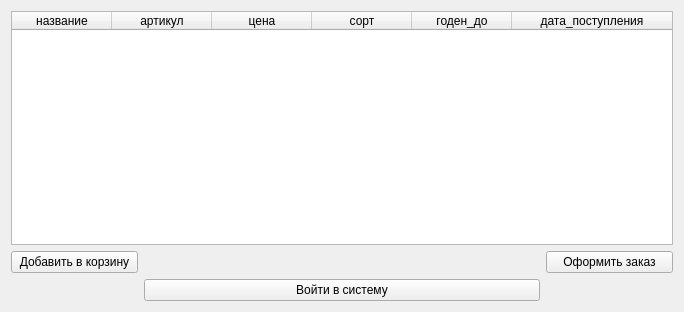
<?xml version="1.0" encoding="UTF-8"?>
<ui version="4.0">
 <class>CatalogBuyer</class>
 <widget class="QMainWindow" name="CatalogBuyer">
  <property name="geometry">
   <rect>
    <x>0</x>
    <y>0</y>
    <width>684</width>
    <height>312</height>
   </rect>
  </property>
  <property name="windowTitle">
   <string>Каталог Покупателя</string>
  </property>
  <widget class="QWidget" name="centralWidget">
   <layout class="QGridLayout" name="gridLayout">
    <item row="1" column="5">
     <widget class="QPushButton" name="buy">
      <property name="text">
       <string>Оформить заказ</string>
      </property>
     </widget>
    </item>
    <item row="0" column="1" colspan="5">
     <widget class="QTableWidget" name="table">
      <property name="horizontalScrollBarPolicy">
       <enum>Qt::ScrollBarAsNeeded</enum>
      </property>
      <property name="sizeAdjustPolicy">
       <enum>QAbstractScrollArea::AdjustToContents</enum>
      </property>
      <property name="sortingEnabled">
       <bool>true</bool>
      </property>
      <attribute name="horizontalHeaderStretchLastSection">
       <bool>true</bool>
      </attribute>
      <column>
       <property name="text">
        <string>название</string>
       </property>
      </column>
      <column>
       <property name="text">
        <string>артикул</string>
       </property>
      </column>
      <column>
       <property name="text">
        <string>цена</string>
       </property>
      </column>
      <column>
       <property name="text">
        <string>сорт</string>
       </property>
      </column>
      <column>
       <property name="text">
        <string>годен_до</string>
       </property>
      </column>
      <column>
       <property name="text">
        <string>дата_поступления</string>
       </property>
      </column>
     </widget>
    </item>
    <item row="1" column="1">
     <widget class="QPushButton" name="add">
      <property name="text">
       <string>Добавить в корзину</string>
      </property>
     </widget>
    </item>
    <item row="2" column="2" colspan="3">
     <widget class="QPushButton" name="login">
      <property name="text">
       <string>Войти в систему</string>
      </property>
     </widget>
    </item>
   </layout>
  </widget>
 </widget>
 <layoutdefault spacing="6" margin="11"/>
 <resources/>
 <connections/>
</ui>
